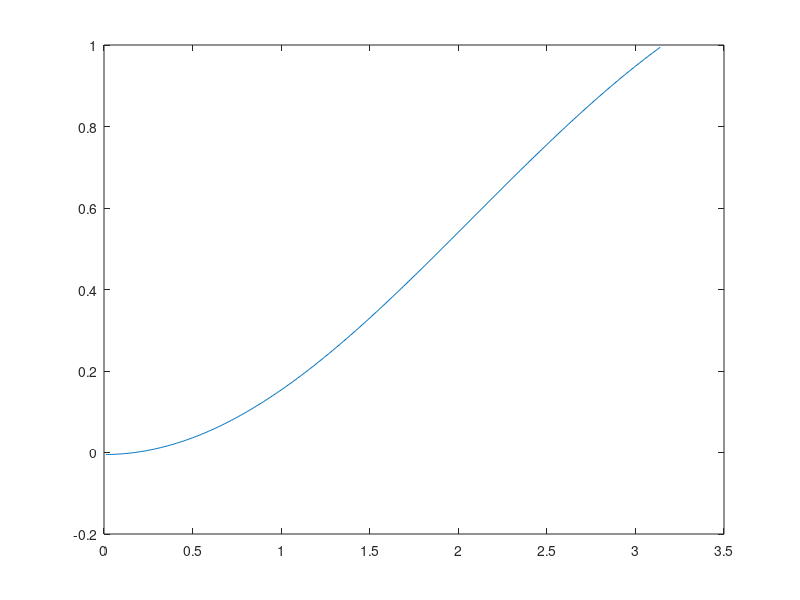

Reproduce this figure in MATLAB. (Note: this script raises an error after producing the figure.)
%% 第三题作图
x = 0:0.01:3.2;
y1 = sin(x);
y2 = 2*sin(x)-1/2*sin(2*x);
y3 = 4/3*sin(x)-1/6*sin(2*x);
plot(x,y1);
hold on;
grid on;
plot(x,y2);
plot(x,y3);
axis equal;
xlim([0,3.2]);
xlabel('k');
ylabel('Re(k'')');
legend('一阶迎风','二阶迎风','三阶偏迎风','Location','best');
hold off;

x = 0:0.01:3.5;
z1 = cos(x)-1;
z2 = 2*cos(x)-1/2*cos(2*x)-3/2;
z3 = 2/3*cos(x)-1/6*cos(2*x)-1/2;
plot(x,z1);
hold on;
grid on;
plot(x,z2);
plot(x,z3);
xlim([0,3.5]);
ylim([-3,0]);
axis equal;
xlabel('k');
ylabel('Im(k'')');
legend('一阶迎风','二阶迎风','三阶偏迎风','Location','best');
hold off;

%% 计算分辨能力
%一阶迎风
x = 0:0.01:pi;
y1 = abs((sin(x)-x)./x)-0.005;
y2 = abs((cos(x)-1-x)./x)-0.005;
plot(x,min(y1,y2))

f = @(k) abs((sin(k)-k)./ k) - 0.005;
g = @(k) abs((cos(k)-1-k) ./ k) - 0.005;
k_guess = 0.2;
options = optimset('Display', 'off');
k_solution1 = fsolve(f, k_guess, options)
k_solution2 = fsolve(g, k_guess, options)

%二阶迎风
f = @(k) abs((2*sin(k)-1/2*sin(2*k)-k)./ k) - 0.005;
g = @(k) abs((2*cos(k)-1/2*cos(2*k)-3/2-k) ./ k) - 0.005;
k_guess = 0.2;
options = optimset('Display', 'off');
k_solution3 = fsolve(f, k_guess, options)
k_solution4 = fsolve(g, k_guess, options)

%三阶偏迎风
f = @(k) abs((4/3*sin(k)-1/6*sin(2*k)-k)./ k) - 0.005;
g = @(k) abs((2/3*cos(k)-1/6*cos(2*k)-1/2-k) ./ k) - 0.005;
k_guess = 0.2;
options = optimset('Display', 'off');
k_solution5 = fsolve(f, k_guess, options)
k_solution6 = fsolve(g, k_guess, options)


%% 初始条件
Mx=100;%空间网格数
Nt=2000;%时间网格数
N=Mx*Nt; %总网格数
delta_x = 1/Mx;
delta_t = 10/Nt;
c = 1*delta_t/delta_x

U=zeros(1,Mx+1);
%先赋初值和边界值
for x = 1:Mx+1
    U(x)=InitialConditions(-0.5+(x-1)*delta_x);
end
U(Mx+1)=U(1);%边界周期条件


%% Lax-Wendroff格式
M = zeros(1,Mx+1);
UU = zeros(3,Mx+1);
T = [Nt/100 Nt/10 Nt];
for i =1:3
    for t=1:T(i)
        for x=2:Mx
            M(x) = U(x)+0.5*c*(U(x-1)-U(x+1))+0.5*c^2*(U(x-1)-2*U(x)+U(x+1));
        end
        M(1) = U(1)+0.5*c*(U(Mx)-U(2))+0.5*c^2*(U(Mx)-2*U(1)+U(2));
        M(Mx+1)=U(1);
        U = M;
    end
    UU(i,:) = U;
end

%% Warming-Beam格式
M = zeros(1,Mx+1);
UU = zeros(3,Mx+1);
T = [Nt/100 Nt/10 Nt];
for i =1:3
    for t=1:T(i)
        for x=3:Mx
            M(x) = U(x)+0.5*c*(4*U(x-1)-3*U(x)-U(x-2))+0.5*c^2*(U(x-2)-2*U(x-1)+U(x));
        end
        M(1) = U(1)+0.5*c*(4*U(Mx)-3*U(1)-U(Mx-1))+0.5*c^2*(U(Mx-1)-2*U(Mx)+U(1));
        M(2) = U(2)+0.5*c*(4*U(1)-3*U(2)-U(Mx))+0.5*c^2*(U(Mx)-2*U(1)+U(2));
        M(Mx+1)=U(1);
        U = M;
    end
    UU(i,:) = U;
end

%% 新格式
M = zeros(1,Mx+1);
UU = zeros(3,Mx+1);
T = [Nt/100 Nt/10 Nt];
for i =1:3
    for t=1:T(i)
        for x=3:Mx
            M(x) = U(x)-1/6*c*((2-c)*U(x+1)-(6+3*c)*U(x-1)+(3+3*c)*U(x)+(1+c)*U(x-2))+1/6*c^2*((1+c)*U(x-2)-3*c*U(x-1)+(3*c-3)*U(x)+(2-c)*U(x+1));
        end
        M(1) = U(1)-1/6*c*((2-c)*U(2)-(6+3*c)*U(Mx)+(3+3*c)*U(1)+(1+c)*U(Mx-1))+1/6*c^2*((1+c)*U(Mx-1)-3*c*U(Mx)+(3*c-3)*U(1)+(2-c)*U(2));
        M(2) = U(2)-1/6*c*((2-c)*U(3)-(6+3*c)*U(1)+(3+3*c)*U(2)+(1+c)*U(Mx))+1/6*c^2*((1+c)*U(Mx)-3*c*U(x-1)+(3*c-3)*U(2)+(2-c)*U(3));
        M(Mx+1)=U(1);
        U = M;
    end
    UU(i,:) = U;
end


%% 作图
pA =  UU(1,:);    
pB =  UU(2,:);
pC =  UU(3,:);
XX = -0.5:delta_x:0.5;
plot(XX,pA)
hold on;
plot(XX,pB)
hold on;
plot(XX,pC)
xlabel('x');
ylabel('u');
legend('t=0.1','t=1.0','t=10.0','Location','best');
title('Warming-Beam格式数值解');

